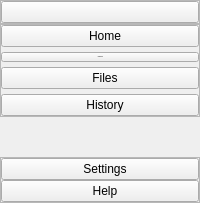
     <widget class="QWidget" name="leftMenuContainer" native="true">
      <layout class="QVBoxLayout" name="verticalLayout">
       <property name="spacing">
        <number>0</number>
       </property>
       <property name="leftMargin">
        <number>0</number>
       </property>
       <property name="topMargin">
        <number>0</number>
       </property>
       <property name="rightMargin">
        <number>0</number>
       </property>
       <property name="bottomMargin">
        <number>0</number>
       </property>
       <item>
        <widget class="QWidget" name="leftMenuSubContainer" native="true">
         <layout class="QVBoxLayout" name="verticalLayout_2">
          <property name="spacing">
           <number>0</number>
          </property>
          <property name="leftMargin">
           <number>0</number>
          </property>
          <property name="topMargin">
           <number>0</number>
          </property>
          <property name="rightMargin">
           <number>0</number>
          </property>
          <property name="bottomMargin">
           <number>0</number>
          </property>
          <item alignment="Qt::AlignTop">
           <widget class="QFrame" name="menuFrame">
            <property name="frameShape">
             <enum>QFrame::StyledPanel</enum>
            </property>
            <property name="frameShadow">
             <enum>QFrame::Raised</enum>
            </property>
            <layout class="QHBoxLayout" name="horizontalLayout_2">
             <property name="spacing">
              <number>0</number>
             </property>
             <property name="leftMargin">
              <number>0</number>
             </property>
             <property name="topMargin">
              <number>0</number>
             </property>
             <property name="rightMargin">
              <number>0</number>
             </property>
             <property name="bottomMargin">
              <number>0</number>
             </property>
             <item>
              <widget class="QPushButton" name="menuToggleBtn">
               <property name="toolTip">
                <string>Toggle Menu Bar</string>
               </property>
               <property name="text">
                <string/>
               </property>
               <property name="icon">
                <iconset resource="res.qrc">
                 <normaloff>:/icons/icons/menu.svg</normaloff>:/icons/icons/menu.svg</iconset>
               </property>
               <property name="iconSize">
                <size>
                 <width>24</width>
                 <height>24</height>
                </size>
               </property>
              </widget>
             </item>
            </layout>
           </widget>
          </item>
          <item alignment="Qt::AlignVCenter">
           <widget class="QFrame" name="mainStackBtnsFrame">
            <property name="sizePolicy">
             <sizepolicy hsizetype="Preferred" vsizetype="Expanding">
              <horstretch>0</horstretch>
              <verstretch>0</verstretch>
             </sizepolicy>
            </property>
            <property name="frameShape">
             <enum>QFrame::StyledPanel</enum>
            </property>
            <property name="frameShadow">
             <enum>QFrame::Raised</enum>
            </property>
            <layout class="QVBoxLayout" name="verticalLayout_4">
             <property name="spacing">
              <number>5</number>
             </property>
             <property name="leftMargin">
              <number>0</number>
             </property>
             <property name="topMargin">
              <number>0</number>
             </property>
             <property name="rightMargin">
              <number>0</number>
             </property>
             <property name="bottomMargin">
              <number>0</number>
             </property>
             <item>
              <widget class="QPushButton" name="homeMenuBtn">
               <property name="toolTip">
                <string>Go To Search Window</string>
               </property>
               <property name="text">
                <string>   Home</string>
               </property>
               <property name="icon">
                <iconset resource="res.qrc">
                 <normaloff>:/icons/icons/cil-home.png</normaloff>:/icons/icons/cil-home.png</iconset>
               </property>
               <property name="iconSize">
                <size>
                 <width>24</width>
                 <height>24</height>
                </size>
               </property>
              </widget>
             </item>
             <item>
              <widget class="QPushButton" name="downloadMenuBtn">
               <property name="font">
                <font>
                 <family>Segoe UI</family>
                 <pointsize>-1</pointsize>
                 <weight>50</weight>
                 <bold>false</bold>
                </font>
               </property>
               <property name="cursor">
                <cursorShape>ArrowCursor</cursorShape>
               </property>
               <property name="toolTip">
                <string>Go To Downloads Window</string>
               </property>
               <property name="text">
                <string>   Downloads</string>
               </property>
               <property name="icon">
                <iconset resource="res.qrc">
                 <normaloff>:/icons/icons/cil-vertical-align-bottom.png</normaloff>:/icons/icons/cil-vertical-align-bottom.png</iconset>
               </property>
               <property name="iconSize">
                <size>
                 <width>24</width>
                 <height>24</height>
                </size>
               </property>
              </widget>
             </item>
             <item>
              <widget class="QPushButton" name="fileMenuBtn">
               <property name="toolTip">
                <string>Go To Files And Media Player</string>
               </property>
               <property name="text">
                <string>   Files</string>
               </property>
               <property name="icon">
                <iconset resource="res.qrc">
                 <normaloff>:/icons/icons/cil-file.png</normaloff>:/icons/icons/cil-file.png</iconset>
               </property>
               <property name="iconSize">
                <size>
                 <width>24</width>
                 <height>24</height>
                </size>
               </property>
              </widget>
             </item>
             <item>
              <widget class="QPushButton" name="historyMenuBtn">
               <property name="toolTip">
                <string>Go To History Window</string>
               </property>
               <property name="text">
                <string>   History</string>
               </property>
               <property name="icon">
                <iconset resource="res.qrc">
                 <normaloff>:/icons/icons/cil-history.png</normaloff>:/icons/icons/cil-history.png</iconset>
               </property>
               <property name="iconSize">
                <size>
                 <width>24</width>
                 <height>24</height>
                </size>
               </property>
              </widget>
             </item>
            </layout>
           </widget>
          </item>
          <item>
           <spacer name="verticalSpacer">
            <property name="orientation">
             <enum>Qt::Vertical</enum>
            </property>
            <property name="sizeHint" stdset="0">
             <size>
              <width>20</width>
              <height>40</height>
             </size>
            </property>
           </spacer>
          </item>
          <item alignment="Qt::AlignBottom">
           <widget class="QFrame" name="settingHelpBtnFrame">
            <property name="sizePolicy">
             <sizepolicy hsizetype="Preferred" vsizetype="Expanding">
              <horstretch>0</horstretch>
              <verstretch>0</verstretch>
             </sizepolicy>
            </property>
            <property name="frameShape">
             <enum>QFrame::StyledPanel</enum>
            </property>
            <property name="frameShadow">
             <enum>QFrame::Raised</enum>
            </property>
            <layout class="QVBoxLayout" name="verticalLayout_5">
             <property name="spacing">
              <number>0</number>
             </property>
             <property name="leftMargin">
              <number>0</number>
             </property>
             <property name="topMargin">
              <number>0</number>
             </property>
             <property name="rightMargin">
              <number>0</number>
             </property>
             <property name="bottomMargin">
              <number>0</number>
             </property>
             <item>
              <widget class="QPushButton" name="settingsBtn">
               <property name="toolTip">
                <string>Go To Settings</string>
               </property>
               <property name="text">
                <string>   Settings</string>
               </property>
               <property name="icon">
                <iconset resource="res.qrc">
                 <normaloff>:/icons/icons/cil-settings.png</normaloff>:/icons/icons/cil-settings.png</iconset>
               </property>
               <property name="iconSize">
                <size>
                 <width>22</width>
                 <height>22</height>
                </size>
               </property>
              </widget>
             </item>
             <item>
              <widget class="QPushButton" name="helpBtn">
               <property name="toolTip">
                <string>Go To Help Menu</string>
               </property>
               <property name="text">
                <string>   Help</string>
               </property>
               <property name="icon">
                <iconset resource="res.qrc">
                 <normaloff>:/icons/icons/cil-comment-bubble.png</normaloff>:/icons/icons/cil-comment-bubble.png</iconset>
               </property>
               <property name="iconSize">
                <size>
                 <width>22</width>
                 <height>22</height>
                </size>
               </property>
              </widget>
             </item>
            </layout>
           </widget>
          </item>
         </layout>
        </widget>
       </item>
      </layout>
     </widget>
